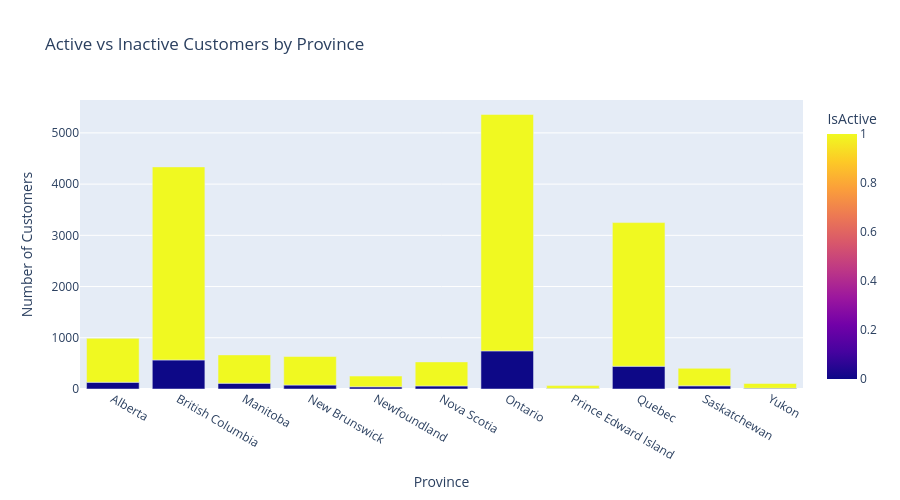

This figure's notebook cell:
### Markdown cell above
#### Province and IsActive Distribution

### Code cell
active_counts = (
    customers.groupby(['Province or State', 'IsActive'])
    .size()
    .reset_index(name='CustomerCount')
)

fig = px.bar(
    active_counts,
    x='Province or State',
    y='CustomerCount',
    color='IsActive',
    barmode='group',
    title='Active vs Inactive Customers by Province'
)
fig.update_layout(xaxis_title='Province', yaxis_title='Number of Customers', height=500)
fig.show()

### Figure 1 — Plotly figure (JSON) as saved in the notebook; plotly's stock layout.template omitted (floating-point values rounded to 4 significant figures)
{"data": [{"alignmentgroup": "True", "hovertemplate": "Province or State=%{x}<br>CustomerCount=%{y}<br>IsActive=%{marker.color}<extra></extra>", "legendgroup": "", "marker": {"color": [0, 1, 0, 1, 0, 1, 0, 1, 0, 1, 0, 1, 0, 1, 0, 1, 0, 1, 0, 1, 0, 1], "coloraxis": "coloraxis", "pattern": {"shape": ""}}, "name": "", "offsetgroup": "", "orientation": "v", "showlegend": false, "textposition": "auto", "type": "bar", "x": ["Alberta", "Alberta", "British Columbia", "British Columbia", "Manitoba", "Manitoba", "New Brunswick", "New Brunswick", "Newfoundland", "Newfoundland", "Nova Scotia", "Nova Scotia", "Ontario", "Ontario", "Prince Edward Island", "Prince Edward Island", "Quebec", "Quebec", "Saskatchewan", "Saskatchewan", "Yukon", "Yukon"], "xaxis": "x", "y": [132, 857, 567, 3769, 113, 553, 77, 557, 43, 210, 60, 469, 744, 4616, 11, 55, 444, 2805, 62, 342, 14, 94], "yaxis": "y"}], "layout": {"barmode": "group", "coloraxis": {"colorbar": {"title": {"text": "IsActive"}}, "colorscale": [[0, "#0d0887"], [0.1111, "#46039f"], [0.2222, "#7201a8"], [0.3333, "#9c179e"], [0.4444, "#bd3786"], [0.5556, "#d8576b"], [0.6667, "#ed7953"], [0.7778, "#fb9f3a"], [0.8889, "#fdca26"], [1, "#f0f921"]]}, "height": 500, "legend": {"tracegroupgap": 0}, "title": {"text": "Active vs Inactive Customers by Province"}, "xaxis": {"anchor": "y", "domain": [0, 1], "title": {"text": "Province"}}, "yaxis": {"anchor": "x", "domain": [0, 1], "title": {"text": "Number of Customers"}}}}
